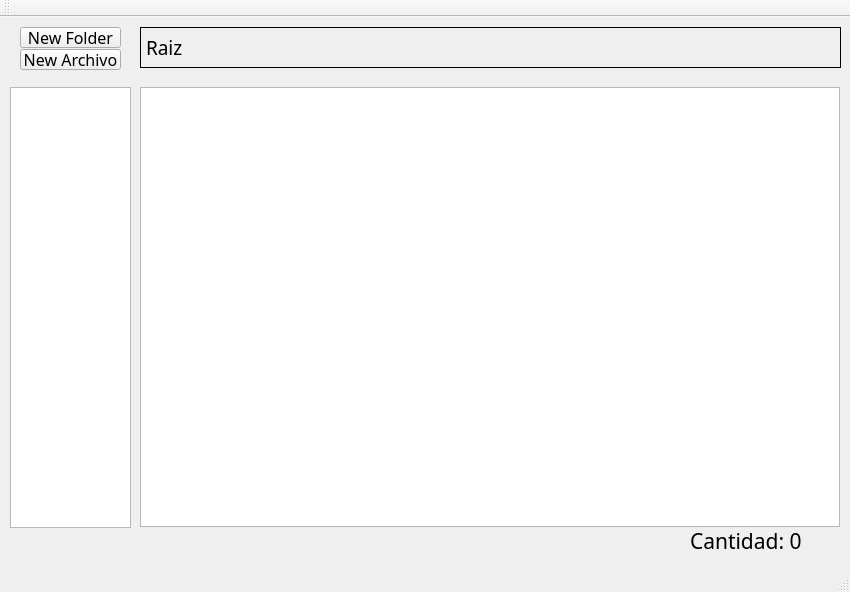
<?xml version="1.0" encoding="UTF-8"?>
<ui version="4.0">
 <class>MainWindow</class>
 <widget class="QMainWindow" name="MainWindow">
  <property name="geometry">
   <rect>
    <x>0</x>
    <y>0</y>
    <width>850</width>
    <height>592</height>
   </rect>
  </property>
  <property name="windowTitle">
   <string>MainWindow</string>
  </property>
  <widget class="QWidget" name="centralWidget">
   <widget class="QGraphicsView" name="graphicsView">
    <property name="geometry">
     <rect>
      <x>140</x>
      <y>70</y>
      <width>700</width>
      <height>440</height>
     </rect>
    </property>
   </widget>
   <widget class="QLabel" name="lblCant">
    <property name="geometry">
     <rect>
      <x>690</x>
      <y>514</y>
      <width>121</width>
      <height>20</height>
     </rect>
    </property>
    <property name="font">
     <font>
      <family>Ebrima</family>
      <pointsize>16</pointsize>
      <italic>false</italic>
     </font>
    </property>
    <property name="text">
     <string>Cantidad: 0</string>
    </property>
   </widget>
   <widget class="QLabel" name="dir">
    <property name="geometry">
     <rect>
      <x>140</x>
      <y>10</y>
      <width>701</width>
      <height>41</height>
     </rect>
    </property>
    <property name="font">
     <font>
      <family>Ebrima</family>
      <pointsize>14</pointsize>
     </font>
    </property>
    <property name="frameShape">
     <enum>QFrame::Box</enum>
    </property>
    <property name="text">
     <string>Raiz</string>
    </property>
   </widget>
   <widget class="QPushButton" name="btnFolder">
    <property name="geometry">
     <rect>
      <x>20</x>
      <y>10</y>
      <width>101</width>
      <height>21</height>
     </rect>
    </property>
    <property name="font">
     <font>
      <family>Ebrima</family>
      <pointsize>12</pointsize>
     </font>
    </property>
    <property name="text">
     <string>New Folder</string>
    </property>
   </widget>
   <widget class="QPushButton" name="btnArchivo">
    <property name="geometry">
     <rect>
      <x>20</x>
      <y>32</y>
      <width>101</width>
      <height>21</height>
     </rect>
    </property>
    <property name="font">
     <font>
      <family>Ebrima</family>
      <pointsize>12</pointsize>
     </font>
    </property>
    <property name="text">
     <string>New Archivo</string>
    </property>
   </widget>
   <widget class="QTreeView" name="treeView">
    <property name="geometry">
     <rect>
      <x>10</x>
      <y>70</y>
      <width>121</width>
      <height>441</height>
     </rect>
    </property>
   </widget>
  </widget>
  <widget class="QMenuBar" name="menuBar">
   <property name="geometry">
    <rect>
     <x>0</x>
     <y>0</y>
     <width>850</width>
     <height>21</height>
    </rect>
   </property>
  </widget>
  <widget class="QToolBar" name="mainToolBar">
   <attribute name="toolBarArea">
    <enum>TopToolBarArea</enum>
   </attribute>
   <attribute name="toolBarBreak">
    <bool>false</bool>
   </attribute>
  </widget>
  <widget class="QStatusBar" name="statusBar"/>
 </widget>
 <layoutdefault spacing="6" margin="11"/>
 <resources/>
 <connections/>
</ui>
